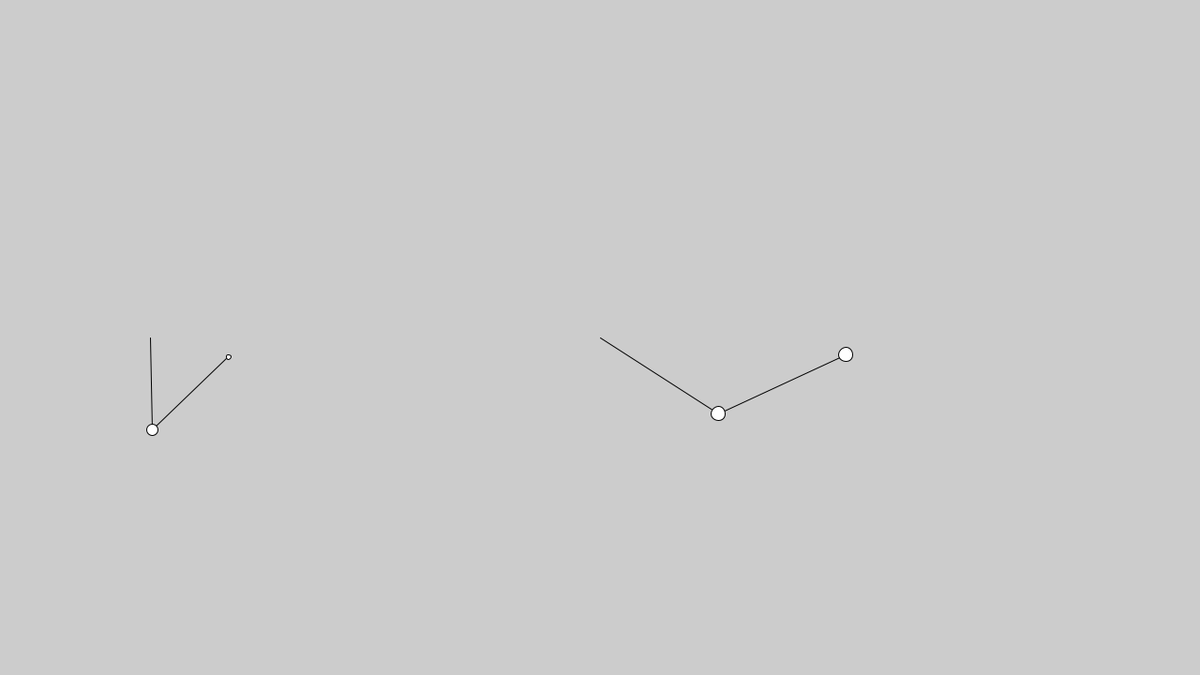
Frame 1 (no input)
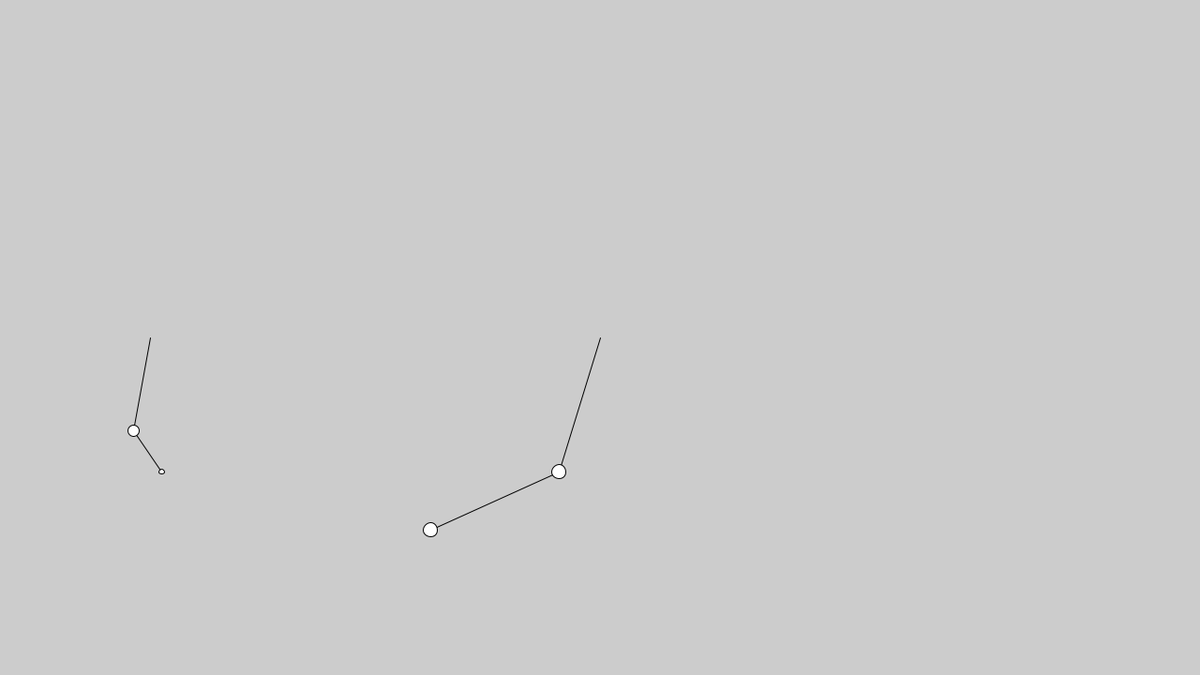
Frame 60 (the mouse pressed at the canvas centre just before this capture)
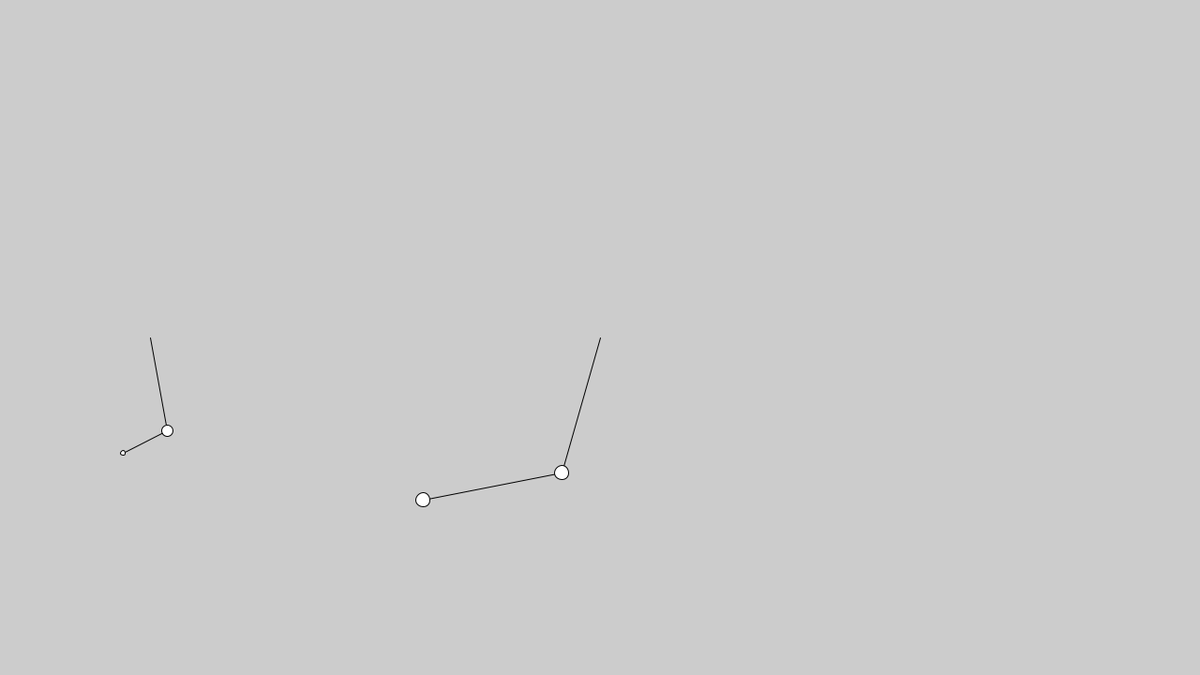
Frame 120 (the mouse held since frame 60 and released just before this capture)

The Processing sketch that drew these frames (run headless with seeded random() and noise(); from frame 60 on, the mouse is pressed at the canvas centre):

// Processing sketch: double_pendulum
// ── double_pendulum.pde

System dp;
System2 dp2;

void setup(){
  size(1280, 720);
  
  dp = new System(1.0, 0.0, 1.0, 0.0);
  dp2 = new System2(width/8, height/2 + 100, width/8+100, height/2);
}

void draw(){
  background(204);
  //dp.update();
  dp.updateRK4();
  dp.show();
  
  
  dp2.update();
  dp2.show();
}
// ── sim2.pde
class System2 {
  float x1;
  float y1;
  float vx1;
  float vy1;


  float x2;
  float y2;
  float vx2;
  float vy2;

  float dt = 0.4;
  float m1 = 10.0;
  float m2 = 1.0;
  float l1 = 100.0;
  float l2 = 50.0;
  float u;

  float g = 2.0;

  int px = width/8;
  int py = height/2;

  System2(float x1_, float y1_, float x2_, float y2_) {

    x1 = x1_;
    y1 = y1_;
    vx1 = 0.0;
    vy1 = 0.0;

    x2 = x2_;
    y2 = y2_;
    vx2 = 15.0;
    vy2 = -5.0;
    u = 0;
  }

  void update() {


    float pos_x1 = px - x1;
    float pos_y1 = py - y1;

    float distFromPivot = sqrt(pos_x1*pos_x1 + pos_y1*pos_y1);
    float distDev1 = l1 - distFromPivot;

    float v_perp1x = (vx1*pos_x1 + vy1*pos_y1)*pos_x1/(distFromPivot*distFromPivot);
    float v_perp1y = (vx1*pos_x1 + vy1*pos_y1)*pos_y1/(distFromPivot*distFromPivot);
    //vx1 -= v_perp1x;
    //vy1 -= v_perp1y;
    float S1x = -2*pos_x1*distDev1*m1/distFromPivot - 1*v_perp1x;
    float S1y = -2*pos_y1*distDev1*m1/distFromPivot - 1*v_perp1y;


    float pos_x2 = x1 - x2;
    float pos_y2 = y1 - y2;

    float distFromPend1 = sqrt(pos_x2*pos_x2 + pos_y2*pos_y2);
    float distDev2 = l2 - distFromPend1;

    float v_perp2x = (vx2*pos_x2 + vy2*pos_y2)*pos_x2/(distFromPend1*distFromPend1);
    float v_perp2y = (vx2*pos_x2 + vy2*pos_y2)*pos_y2/(distFromPend1*distFromPend1);
    //vx2 -= v_perp2x;
    //vy2 -= v_perp2y;
    float S2x = -2*pos_x2*distDev2/distFromPend1 - 1*v_perp2x;
    float S2y = -2*pos_y2*distDev2/distFromPend1 - 1*v_perp2y;



    float ax1 = (S1x - S2x)/m1; 
    float ay1 = (S1y - S2y + m1*g)/m1;

    float ax2 = (S2x)/m2;
    float ay2 = (S2y + m2*g)/m2;

    vx1 += dt*ax1;
    vy1 += dt*ay1;
    x1 += dt* vx1;
    y1 += dt* vy1;

    vx2 += dt*ax2;
    vy2 += dt*ay2;
    x2 += dt* vx2;
    y2 += dt* vy2;
  }

  void show() {
    line(px, py, x1, y1);
    line(x1, y1, x2, y2);
    float size1 = 2 + sqrt(10*m1);
    float size2 = 2 + sqrt(10*m2);
    ellipse(x1,y1,size1, size1);
    ellipse(x2,y2,size2, size2);
  }
}
// ── simulate.pde
class System {

  float p1;
  float p2;

  float w1;
  float w2;

  float a1;
  float a2;

  float dt = 0.05;
  float m1 = 1.0;
  float m2 = 1.0;
  float l1 = 1.0;
  float l2 = 1.0;
  float u;

  float g = 1.0;

  System(float a1_0, float w1_0, float a2_0, float w2_0) {

    p1 = a1_0;
    w1 = w1_0;
    p2 = a2_0;
    w2 = w2_0;
    u = 0;
  }

  void update() {
    u = -0.5*w1;

    w1 += dt*f1();// - dt*0.2*w1;
    w2 += dt*f2();// - dt*0.2*w2;
    p1 += dt*w1;
    p2 += dt*w2;
  }

  void updateRK4() {

    float p1n = p1;
    float p2n = p2;
    float w1n = w1;
    float w2n = w2;

    float k11 = f1();
    float k12 = f2();

    w1 = w1n + dt*k11/2.0;
    w2 = w2n + dt*k12/2.0;
    p1 = p1n + dt*w1/2.0;
    p2 = p2n + dt*w2/2.0;

    float k21 = f1();
    float k22 = f2();

    w1 = w1n + dt*k21/2.0;
    w2 = w2n + dt*k22/2.0;
    p1 = p1n + dt*w1/2.0;
    p2 = p2n + dt*w2/2.0;

    float k31 = f1();
    float k32 = f2();

    w1 = w1n + dt*k31;
    w2 = w2n + dt*k32;
    p1 = p1n + dt*w1;
    p2 = p2n + dt*w2;

    float k41 = f1();
    float k42 = f2();

    w1 = w1n + dt*(k11 + 2.0*k21 + 2.0*k31 + k41)/6;
    w2 = w2n + dt*(k12 + 2.0*k22 + 2.0*k32 + k42)/6;
    p1 = p1n + dt*w1;
    p2 = p2n + dt*w2;
  }

  void show() {
    float pixper = 150;

    int x1 = int(width / 2 + pixper*l1*sin(p1));
    int y1 = int(height / 2 + pixper*l1*cos(p1));

    line(width / 2, height / 2, x1, y1);
    int x2 = int(x1 + pixper*l2*sin(p1+p2));
    int y2 = int(y1 + pixper*l2*cos(p1+p2));
    line(x1, y1, x2, y2);

    ellipse(x2, y2, 15, 15);
    ellipse(x1, y1, 15, 15);
  }

  float f1() {
    float a = (m1+m2)*l1*l1 + m2*l2*l2 + 2.0*m2*l1*l2*cos(p2);
    float b = m2*l2*l2 + m2*l1*l2*cos(p2);
    float c = m2*l2*l2;

    float d1 = m2*l1*l2*w2*(2.0*w1+w2)*sin(p2)  -  (m1+m2)*g*l1*sin(p1) - m2*g*l2*sin(p1+p2);
    float d2 = -m2*l1*l2*w2*w1*sin(p2) - m2*g*l2*sin(p1+p2);
    float d = m2*l1*l1*l2*l2*(m1 + m2*sin(p2)*sin(p2));

    return (d1*c - d2*b)/d;
    //return (m2*m2*l1*l2*l2*l2*w2*(w1+w2)*sin(p2) + m2*g*l2*l2*(m2*l2*sin(p2) - (m1+m2)*l1*sin(p1)) + m2*m2*l1*l2*l2*(g - l1*w1*w2)*sin(p2)*cos(p2) + m2*l2*l2*u)/(m2*l1*l1*l2*l2*(m1 + m2*sin(p2)*sin(p2)));
  }
  float f2() {


    float a = (m1+m2)*l1*l1 + m2*l2*l2 + 2.0*m2*l1*l2*cos(p2);
    float b = m2*l2*l2 + m2*l1*l2*cos(p2);
    float c = m2*l2*l2;

    float d1 = m2*l1*l2*w2*(2.0*w1+w2)*sin(p2)  -  (m1+m2)*g*l1*sin(p1) - m2*g*l2*sin(p1+p2);
    float d2 = -m2*l1*l2*w2*w1*sin(p2) - m2*g*l2*sin(p1+p2);
    float d = m2*l1*l1*l2*l2*(m1 + m2*sin(p2)*sin(p2));

    return (d2*a - d1*b)/d;

    //return (m2*l1*l2*l2*l2*w2*(m1*w1-m2*w2)*sin(p2) - m2*m2*l1*l1*l2*l2*w2*w2*sin(p2)*cos(p2) - u*m2*l2*(l2+l1*cos(p2)) + (m1+m2)*m2*g*l1*l2*(l2 + l1*cos(p1))*sin(p1) -m2*l2*g*((m1+m2)*l2*l2 + m2*l2*l2 + 2.0*m2*l1*l2*cos(p2))*sin(p2))/(m2*l1*l1*l2*l2*(m1 + m2*sin(p2)*sin(p2)));
  }
}
